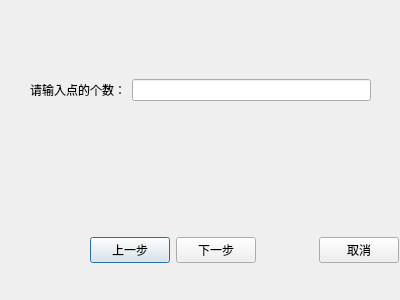
<?xml version="1.0" encoding="UTF-8"?>
<ui version="4.0">
 <class>Dialog</class>
 <widget class="QDialog" name="Dialog">
  <property name="geometry">
   <rect>
    <x>0</x>
    <y>0</y>
    <width>400</width>
    <height>300</height>
   </rect>
  </property>
  <property name="windowTitle">
   <string>UseGuide2</string>
  </property>
  <widget class="QWidget" name="horizontalLayoutWidget">
   <property name="geometry">
    <rect>
     <x>30</x>
     <y>50</y>
     <width>341</width>
     <height>80</height>
    </rect>
   </property>
   <layout class="QHBoxLayout" name="horizontalLayout">
    <item>
     <widget class="QLabel" name="label">
      <property name="text">
       <string>请输入点的个数：</string>
      </property>
     </widget>
    </item>
    <item>
     <widget class="QLineEdit" name="lineEdit"/>
    </item>
   </layout>
  </widget>
  <widget class="QWidget" name="horizontalLayoutWidget_2">
   <property name="geometry">
    <rect>
     <x>90</x>
     <y>210</y>
     <width>309</width>
     <height>80</height>
    </rect>
   </property>
   <layout class="QHBoxLayout" name="horizontalLayout_2">
    <item>
     <spacer name="horizontalSpacer">
      <property name="orientation">
       <enum>Qt::Horizontal</enum>
      </property>
      <property name="sizeHint" stdset="0">
       <size>
        <width>40</width>
        <height>20</height>
       </size>
      </property>
     </spacer>
    </item>
    <item>
     <widget class="QPushButton" name="pushButton_2">
      <property name="text">
       <string>上一步</string>
      </property>
     </widget>
    </item>
    <item>
     <widget class="QPushButton" name="pushButton_3">
      <property name="text">
       <string>下一步</string>
      </property>
     </widget>
    </item>
    <item>
     <spacer name="horizontalSpacer_2">
      <property name="orientation">
       <enum>Qt::Horizontal</enum>
      </property>
      <property name="sizeHint" stdset="0">
       <size>
        <width>100</width>
        <height>5</height>
       </size>
      </property>
     </spacer>
    </item>
    <item>
     <widget class="QPushButton" name="pushButton">
      <property name="text">
       <string>取消</string>
      </property>
     </widget>
    </item>
   </layout>
  </widget>
 </widget>
 <resources/>
 <connections>
  <connection>
   <sender>pushButton</sender>
   <signal>clicked()</signal>
   <receiver>Dialog</receiver>
   <slot>close()</slot>
   <hints>
    <hint type="sourcelabel">
     <x>351</x>
     <y>243</y>
    </hint>
    <hint type="destinationlabel">
     <x>351</x>
     <y>181</y>
    </hint>
   </hints>
  </connection>
 </connections>
</ui>
